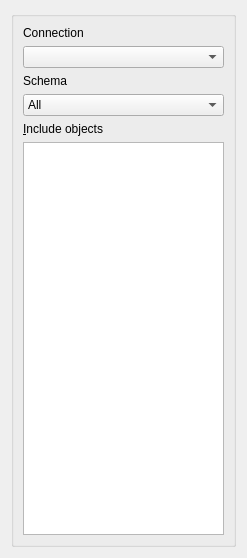
<ui version="4.0" >
 <class>toScriptSchemaWidget</class>
 <widget class="QWidget" name="toScriptSchemaWidget" >
  <property name="geometry" >
   <rect>
    <x>0</x>
    <y>0</y>
    <width>247</width>
    <height>558</height>
   </rect>
  </property>
  <property name="windowTitle" >
   <string>Form</string>
  </property>
  <layout class="QGridLayout" >
   <item row="0" column="0" >
    <widget class="QGroupBox" name="GroupBox" >
     <property name="sizePolicy" >
      <sizepolicy vsizetype="Expanding" hsizetype="Preferred" >
       <horstretch>0</horstretch>
       <verstretch>0</verstretch>
      </sizepolicy>
     </property>
     <layout class="QGridLayout" >
      <item row="0" column="0" >
       <widget class="QLabel" name="TextLabel2" >
        <property name="text" >
         <string>Connection</string>
        </property>
        <property name="wordWrap" >
         <bool>false</bool>
        </property>
       </widget>
      </item>
      <item row="1" column="0" >
       <widget class="QComboBox" name="ConnectionComboBox" />
      </item>
      <item row="2" column="0" >
       <widget class="QLabel" name="TextLabel2_2" >
        <property name="text" >
         <string>Schema</string>
        </property>
        <property name="wordWrap" >
         <bool>false</bool>
        </property>
       </widget>
      </item>
      <item row="3" column="0" >
       <widget class="QComboBox" name="SchemaComboBox" >
        <item>
         <property name="text" >
          <string>All</string>
         </property>
        </item>
       </widget>
      </item>
      <item row="4" column="0" >
       <widget class="QLabel" name="TextLabel1" >
        <property name="sizePolicy" >
         <sizepolicy vsizetype="Maximum" hsizetype="Minimum" >
          <horstretch>0</horstretch>
          <verstretch>0</verstretch>
         </sizepolicy>
        </property>
        <property name="text" >
         <string>&amp;Include objects</string>
        </property>
        <property name="wordWrap" >
         <bool>false</bool>
        </property>
        <property name="buddy" >
         <cstring>ObjectsView</cstring>
        </property>
       </widget>
      </item>
      <item row="5" column="0" >
       <layout class="QVBoxLayout" name="verticalLayout" >
        <property name="spacing" >
         <number>0</number>
        </property>
        <item>
         <widget class="toWorkingWidget" native="1" name="WorkingWidget" >
          <property name="sizePolicy" >
           <sizepolicy vsizetype="Fixed" hsizetype="Preferred" >
            <horstretch>0</horstretch>
            <verstretch>0</verstretch>
           </sizepolicy>
          </property>
         </widget>
        </item>
        <item>
         <widget class="QTreeView" name="ObjectsView" >
          <property name="selectionMode" >
           <enum>QAbstractItemView::MultiSelection</enum>
          </property>
         </widget>
        </item>
       </layout>
      </item>
     </layout>
     <zorder>TextLabel2</zorder>
     <zorder>TextLabel2_2</zorder>
     <zorder>ConnectionComboBox</zorder>
     <zorder>SchemaComboBox</zorder>
     <zorder>TextLabel1</zorder>
     <zorder>ObjectsView</zorder>
     <zorder>WorkingWidget</zorder>
     <zorder>ObjectsView</zorder>
    </widget>
   </item>
  </layout>
 </widget>
 <customwidgets>
  <customwidget>
   <class>toWorkingWidget</class>
   <extends>QWidget</extends>
   <header>widgets/toworkingwidget.h</header>
   <container>1</container>
  </customwidget>
 </customwidgets>
 <resources/>
 <connections/>
</ui>
